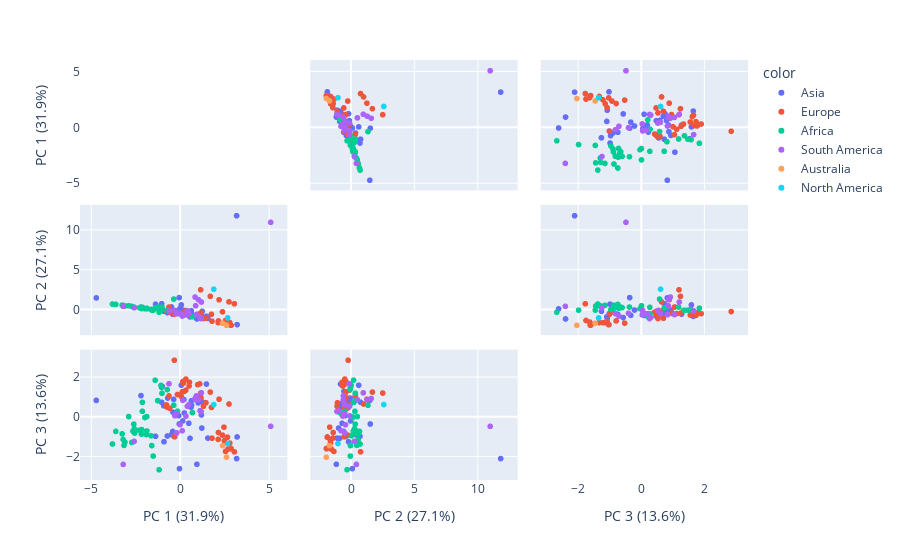

Here is the notebook cell this chart was saved with:
### Code cell
labels = {
    str(i): f"PC {i+1} ({var:.1f}%)"
    for i, var in enumerate(pca.explained_variance_ratio_ * 100)
}

fig = px.scatter_matrix(
    principalComponents,
    labels=labels,
    dimensions=range(3),
    color=pca_df['continent']
)
fig.update_traces(diagonal_visible=False)

fig.show()

### Figure 1 — Plotly figure (JSON) as saved in the notebook; plotly's stock layout.template omitted (floating-point values rounded to 4 significant figures)
{"data": [{"diagonal": {"visible": false}, "dimensions": [{"axis": {"matches": true}, "label": "PC 1 (31.9%)", "values": [-4.716, -0.6985, 0.2162, 1.226, -0.4852, -0.7151, 0.6331, 0.617, -0.9175, 3.183, -0.03243, -0.04959, -1.037, 1.2, 1.484, -0.3626, 0.6448, 1.02, -0.3035, -0.9972, 0.4916, -0.3995, -0.9077, -1.381, 0.1477, 1.246, 3.209, 0.2282, -0.077, -0.4121, 0.5592, 0.06807, 1.564, 0.9476, 0.2396, -2.2]}, {"axis": {"matches": true}, "label": "PC 2 (27.1%)", "values": [1.515, -0.04216, -0.4905, -0.9498, 0.3863, -0.3289, -0.1002, -0.7709, -0.06186, 11.85, 0.1368, 1.554, 0.7868, -0.6764, -0.7967, -0.2565, -0.5138, -0.6521, -0.433, 0.005304, -0.6701, -0.4617, -0.1648, 0.7389, -0.005407, -0.1633, -1.839, -0.5226, -0.4315, -0.5465, -0.8654, 0.6399, -1.065, -1.128, -0.6293, 0.377]}, {"axis": {"matches": true}, "label": "PC 3 (13.6%)", "values": [0.8354, 0.952, 0.8774, -0.5639, -0.8931, -0.9653, 0.812, 0.487, 0.5608, -2.107, -2.615, -0.3579, 0.7404, 0.09872, 1.66, 0.887, 0.5962, 0.71, -1.003, 1.542, -0.3222, 0.2336, -1.255, -0.9812, -0.2048, 0.7613, -1.015, 1.288, 0.06185, -0.7355, -1.084, 1.602, -1.071, -2.395, 0.1971, 1.077]}], "hovertemplate": "color=Asia<br>%{xaxis.title.text}=%{x}<br>%{yaxis.title.text}=%{y}<extra></extra>", "legendgroup": "Asia", "marker": {"color": "#636efa", "symbol": "circle"}, "name": "Asia", "showlegend": true, "type": "splom"}, {"diagonal": {"visible": false}, "dimensions": [{"axis": {"matches": true}, "label": "PC 1 (31.9%)", "values": [-0.7475, 2.161, 0.1219, 1.768, -0.5791, 0.1535, 0.1869, 0.9904, 2.844, 1.317, 2.668, 2.753, 2.386, -0.3237, 0.3237, 2.143, 2.491, 1.701, -0.3292, 0.1763, 0.5273, 2.471, 1.797, -0.762, -0.1492, 2.559, 2.873, 1.175, 1.106, 0.3224, 1.158, 0.07378, 0.5052, 1.457, 2.195, 2.694, 2.797, -0.6255, 3.056]}, {"axis": {"matches": true}, "label": "PC 2 (27.1%)", "values": [-0.1306, -1.375, -0.3815, -0.5399, -0.2642, -0.3666, -0.4203, -0.5183, -1.893, -1.069, -1.852, 1.02, -0.2285, -0.1974, -0.4596, -1.579, -1.589, 1.721, -0.5204, -0.5677, -0.6733, -1.651, -1.407, -0.1267, -0.451, -1.318, -1.919, -0.3687, -0.5185, -0.07367, 2.536, -0.4724, -0.6329, -1.039, 1.286, -1.519, -1.587, 0.3681, 0.7824]}, {"axis": {"matches": true}, "label": "PC 3 (13.6%)", "values": [0.5015, -0.7886, 1.272, 0.479, 0.434, 1.785, 1.708, 1.631, -1.615, 0.54, -1.025, 0.653, -0.9213, 2.865, 1.912, -1.137, -1.206, 1.254, -0.9984, 1.748, 1.748, -0.5177, -1.076, 0.6031, 1.132, -1.745, -1.597, 0.9698, 1.668, 1.349, 1.207, 1.02, 1.565, 0.7135, 0.896, -1.627, -1.324, 1.062, -1.767]}], "hovertemplate": "color=Europe<br>%{xaxis.title.text}=%{x}<br>%{yaxis.title.text}=%{y}<extra></extra>", "legendgroup": "Europe", "marker": {"color": "#EF553B", "symbol": "circle"}, "name": "Europe", "showlegend": true, "type": "splom"}, {"diagonal": {"visible": false}, "dimensions": [{"axis": {"matches": true}, "label": "PC 1 (31.9%)", "values": [-1.074, -3.157, -0.7255, -2.576, -3.806, -2.284, -3.62, -1.983, -3.104, -1.019, -1.867, -1.044, -1.632, -2.654, -1.516, -2.56, -0.1423, -2.893, -2.723, -2.607, -2.121, 0.6937, -1.263, -2.165, -1.181, -1.874, -3.207, -0.3545, -1.594, -3.262, -1.403, -2.173, -1.903, -2.124]}, {"axis": {"matches": true}, "label": "PC 2 (27.1%)", "values": [0.04398, 0.4944, -0.04095, 0.2967, 0.7456, 0.2811, 0.7024, 0.1629, 0.506, 0.3744, 0.213, -0.01489, 0.06711, 0.3752, -0.02064, 0.3197, -0.463, 0.5341, 0.4577, 0.3641, 0.254, -0.8484, 0.3719, 0.3601, -0.2813, 0.1431, 0.5932, 1.371, -0.01121, 0.6055, 0.2314, 0.183, 0.1959, 0.3421]}, {"axis": {"matches": true}, "label": "PC 3 (13.6%)", "values": [1.591, -1.439, 1.381, -0.5982, -1.37, -0.6712, -0.733, -0.03009, -1.277, 1.196, -0.7124, 1.491, -0.9564, -0.7215, -1.98, -0.8165, 0.289, 0.01668, -1.292, -0.3648, 0.7364, 0.2167, 0.8236, -0.6412, -2.672, 0.0151, -1.144, 0.5905, -1.45, -0.8575, 1.854, -0.8735, -0.8911, 0.2823]}], "hovertemplate": "color=Africa<br>%{xaxis.title.text}=%{x}<br>%{yaxis.title.text}=%{y}<extra></extra>", "legendgroup": "Africa", "marker": {"color": "#00cc96", "symbol": "circle"}, "name": "Africa", "showlegend": true, "type": "splom"}, {"diagonal": {"visible": false}, "dimensions": [{"axis": {"matches": true}, "label": "PC 1 (31.9%)", "values": [1.198, -0.2936, 5.101, 0.8753, 1.033, 1.127, 0.4905, 0.4104, -0.2149, -0.002509, -2.587, -3.203, -0.1817, 0.145, 0.1193, 0.9168, 0.3322, 0.843, 1.182, -0.6248]}, {"axis": {"matches": true}, "label": "PC 2 (27.1%)", "values": [1.001, -0.06301, 11.02, 0.5364, 1.303, -0.9286, -0.4614, -0.08829, -0.484, -0.4048, 0.2953, 0.4572, -0.452, -0.5854, -0.7587, -0.5773, -0.6185, 1.626, -1.076, -0.1104]}, {"axis": {"matches": true}, "label": "PC 3 (13.6%)", "values": [1.216, 0.05461, -0.4762, 0.8656, 0.8721, 0.3108, 0.6166, 0.5361, 0.1709, -0.396, -1.238, -2.401, -0.8107, 0.8414, -0.6992, 1.061, 0.03885, 0.9306, 0.2728, 1.673]}], "hovertemplate": "color=South America<br>%{xaxis.title.text}=%{x}<br>%{yaxis.title.text}=%{y}<extra></extra>", "legendgroup": "South America", "marker": {"color": "#ab63fa", "symbol": "circle"}, "name": "South America", "showlegend": true, "type": "splom"}, {"diagonal": {"visible": false}, "dimensions": [{"axis": {"matches": true}, "label": "PC 1 (31.9%)", "values": [2.391, 2.612]}, {"axis": {"matches": true}, "label": "PC 2 (27.1%)", "values": [-1.67, -1.916]}, {"axis": {"matches": true}, "label": "PC 3 (13.6%)", "values": [-1.454, -2.037]}], "hovertemplate": "color=Australia<br>%{xaxis.title.text}=%{x}<br>%{yaxis.title.text}=%{y}<extra></extra>", "legendgroup": "Australia", "marker": {"color": "#FFA15A", "symbol": "circle"}, "name": "Australia", "showlegend": true, "type": "splom"}, {"diagonal": {"visible": false}, "dimensions": [{"axis": {"matches": true}, "label": "PC 1 (31.9%)", "values": [2.681, 1.898]}, {"axis": {"matches": true}, "label": "PC 2 (27.1%)", "values": [-0.9983, 2.618]}, {"axis": {"matches": true}, "label": "PC 3 (13.6%)", "values": [-1.345, 0.6223]}], "hovertemplate": "color=North America<br>%{xaxis.title.text}=%{x}<br>%{yaxis.title.text}=%{y}<extra></extra>", "legendgroup": "North America", "marker": {"color": "#19d3f3", "symbol": "circle"}, "name": "North America", "showlegend": true, "type": "splom"}], "layout": {"dragmode": "select", "legend": {"title": {"text": "color"}, "tracegroupgap": 0}, "margin": {"t": 60}}}
